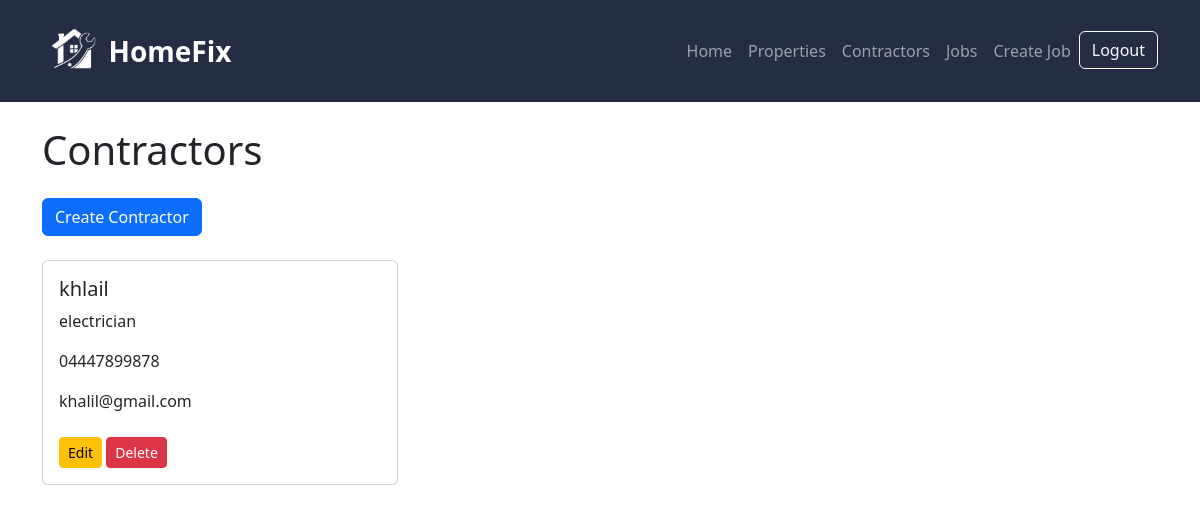
Page /contractors/ (signed in) on the earlier database version.
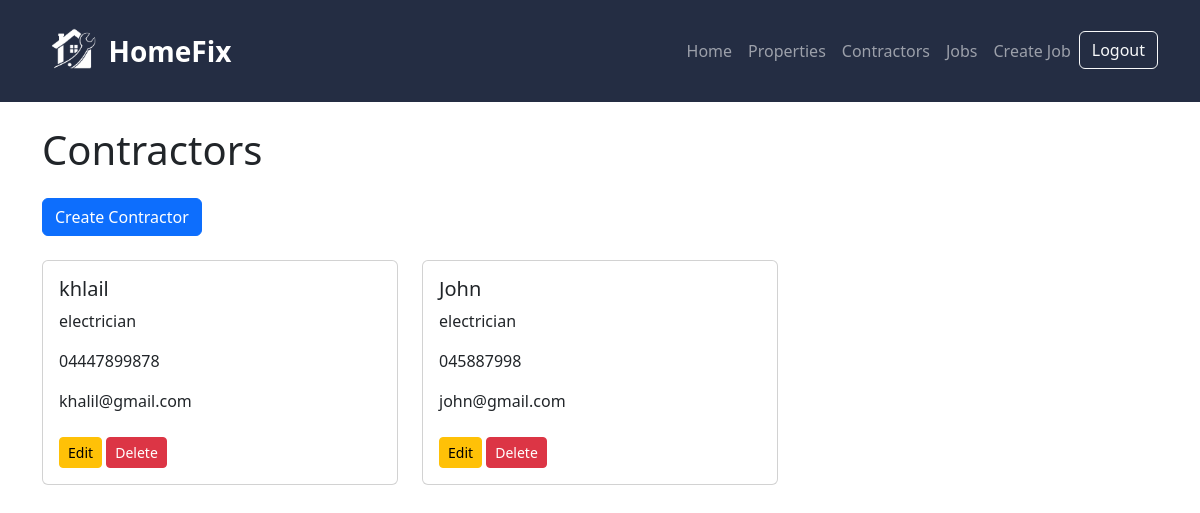
Same page on the later database version.
### maintenance/models.py (models this page shows, shortened)
class Contractor(models.Model):
    TRADE_TYPES = [
        ('plumber', 'Plumber'),
        ('electrician', 'Electrician'),
        ('carpenter', 'Carpenter'),
        ('painter', 'Painter'),
        ('other', 'Other'),
    ]
    user = models.ForeignKey(
        User,
        on_delete=models.CASCADE,
        null=True,
        blank=True
    )
    name = models.CharField(max_length=100)
    trade_type = models.CharField(
        max_length=20,
        choices=TRADE_TYPES
    )
    phone = models.CharField(max_length=20)
    email = models.EmailField()

### maintenance/views.py (the view)
# urls.py: path('contractors/', views.contractor_list, name='contractor_list'),
@login_required
def contractor_list(request):
    contractors = Contractor.objects.filter(
        user=request.user
    )
    return render(
        request,
        'maintenance/contractor_list.html',
        {'contractors': contractors}
    )

### maintenance/templates/maintenance/contractor_list.html
{% extends 'maintenance/base.html' %}
{% block content %}
<h1 class="mb-4">Contractors</h1>
<a href="/contractors/create/" class="btn btn-primary mb-4">
    Create Contractor
</a>
<div class="row">
    {% for contractor in contractors %}
    <div class="col-md-4 mb-3">
        <div class="card">
            <div class="card-body">
                <h5 class="card-title">
                    {{ contractor.name }}
                </h5>
                <p class="card-text">
                    {{ contractor.trade_type }}
                </p>
                <p class="card-text">
                    {{ contractor.phone }}
                </p>
                <p class="card-text">
                    {{ contractor.email }}
                </p>
                <a href="/contractors/edit/{{ contractor.id }}/" class="btn btn-warning btn-sm mt-2">
                    Edit
                </a>
                <a href="/contractors/delete/{{ contractor.id }}/" class="btn btn-danger btn-sm mt-2">
                    Delete
                </a>
            </div>
        </div>
    </div>
    {% endfor %}
</div>
{% endblock %}

Differences in the rows shown:
added Contractor: name "John", trade_type "electrician", phone "045887998", email "john@gmail.com"
